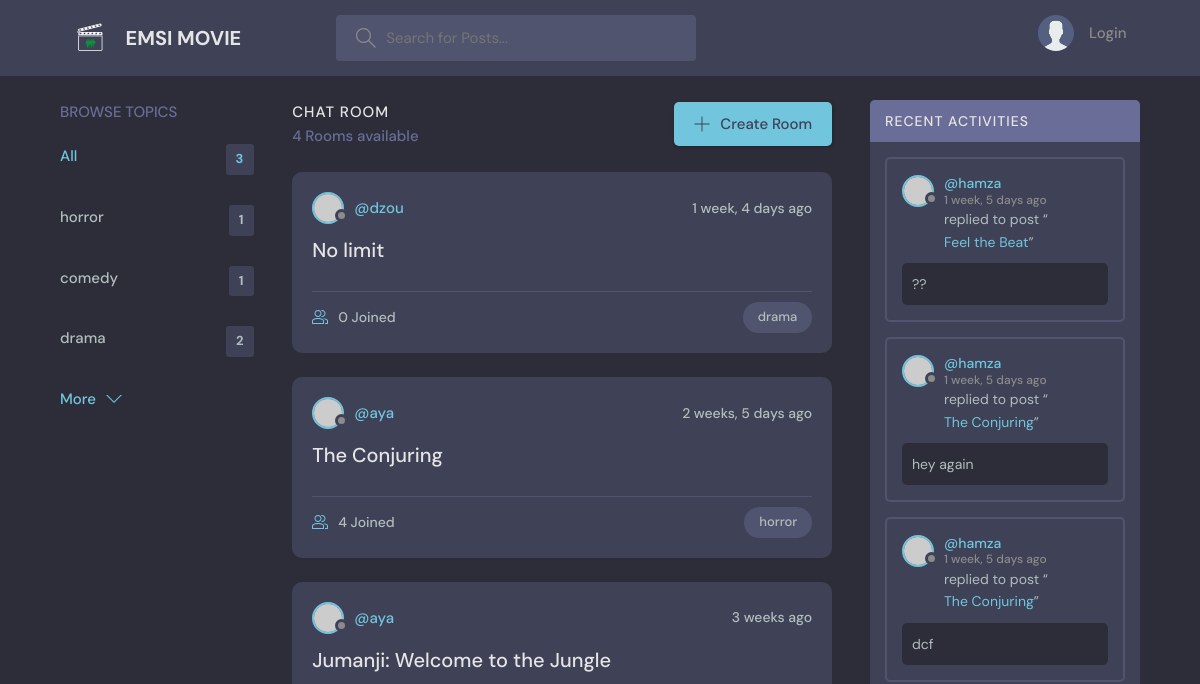
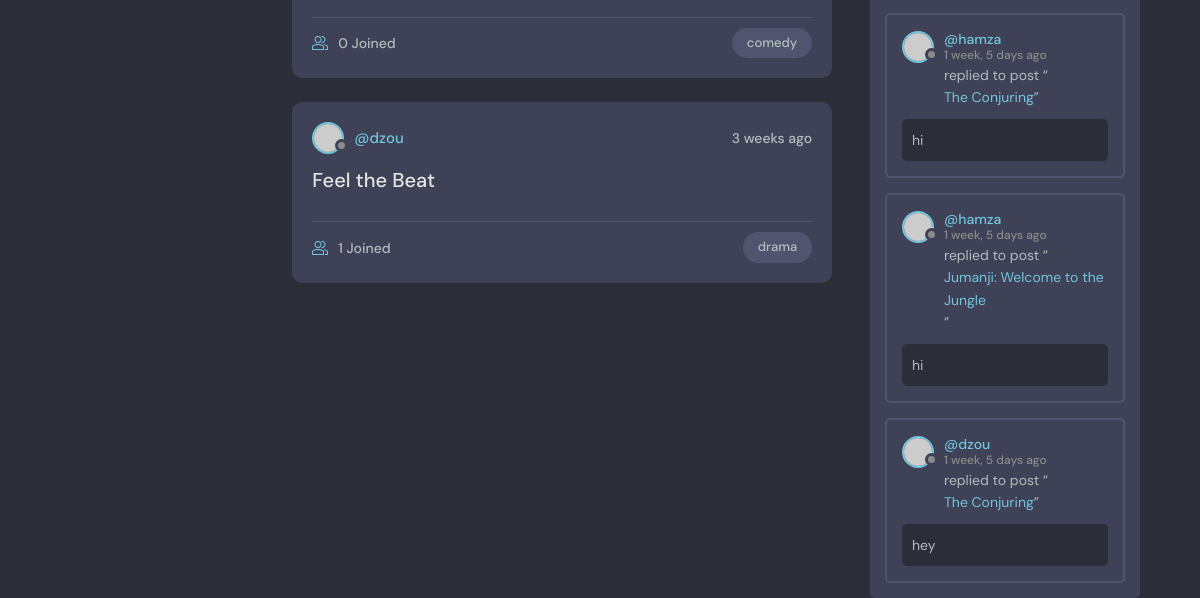
Before: / with the older database file (2 pictures, top to bottom).
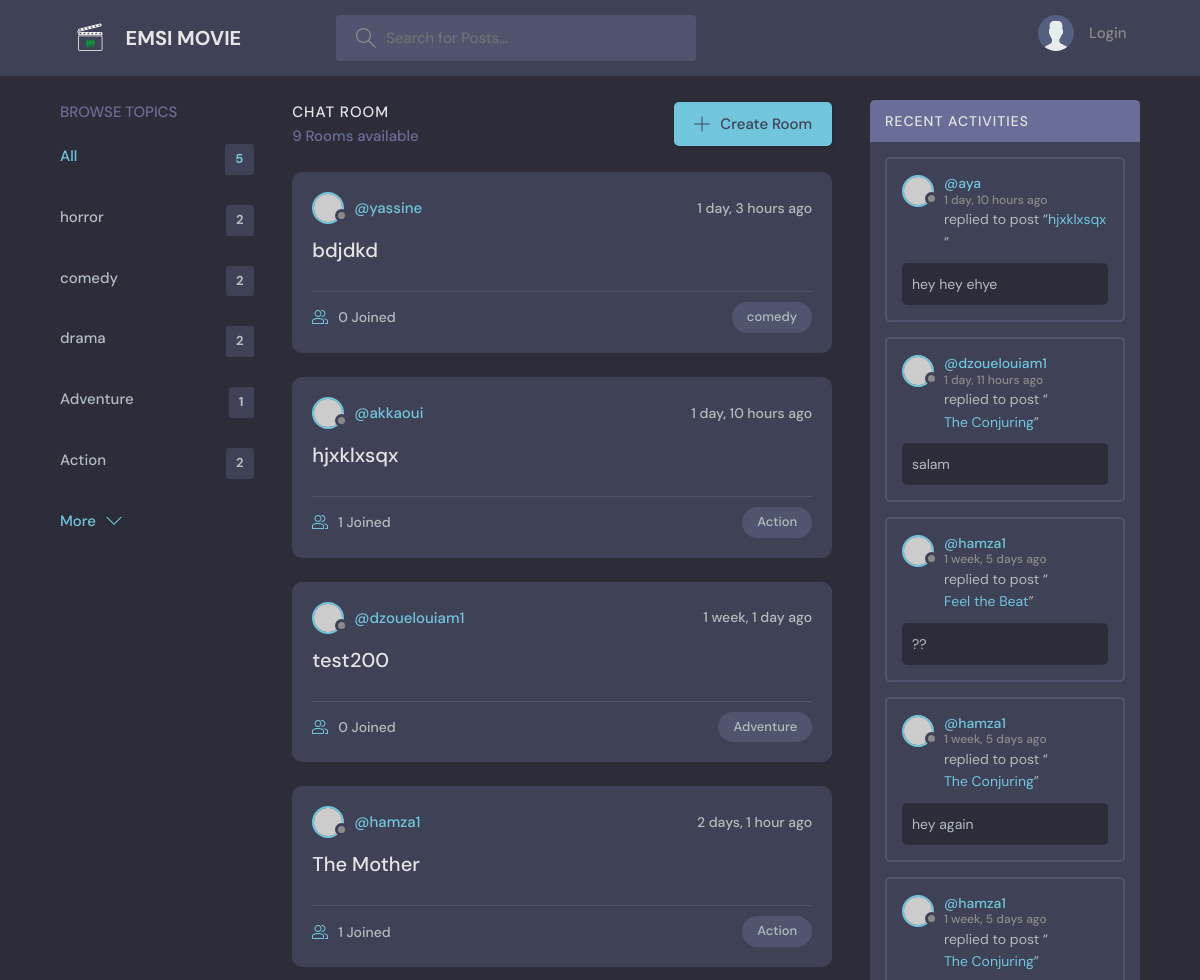
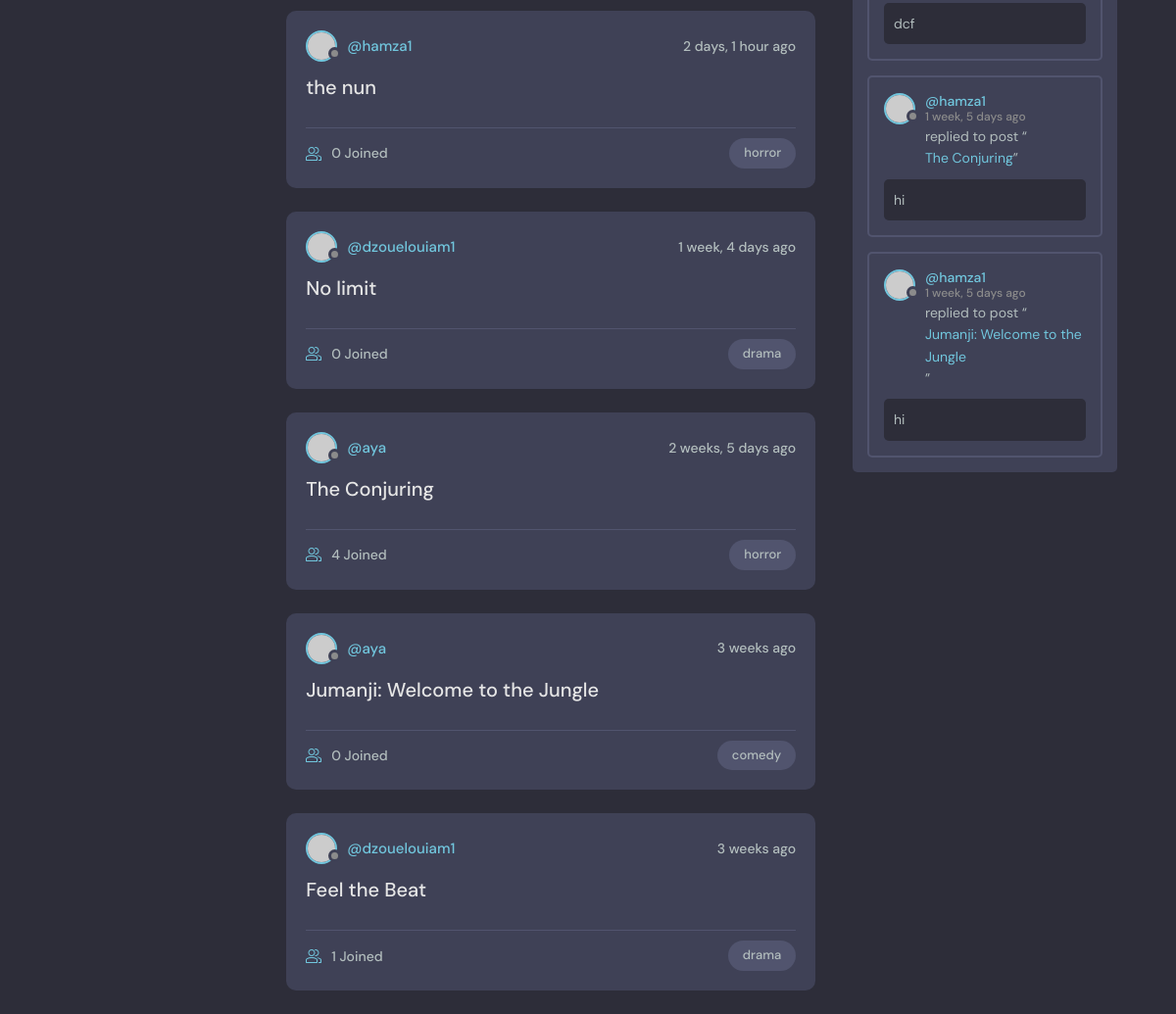
After: the same page with the newer database file (2 pictures, top to bottom).
### base/models.py (models this page shows, shortened)
class Topic(models.Model):
    name = models.CharField(max_length=200)

class Room(models.Model):
    host = models.ForeignKey(User, on_delete=models.SET_NULL, null=True)
    topic = models.ForeignKey(Topic, on_delete=models.SET_NULL, null=True)
    name = models.CharField(max_length=200)
    description = models.TextField(null=True, blank=True)
    participants =  models.ManyToManyField(
        User, related_name='participants', blank=True)
    updated = models.DateTimeField(auto_now=True)
    created = models.DateTimeField(auto_now_add=True)
    class Meta:
        ordering = [ '-updated', '-created'] #records will be sorted in descending order
    def __str__(self):
        return self.name

class Message(models.Model):
    user = models.ForeignKey(User, on_delete=models.CASCADE)
    room = models.ForeignKey(Room, on_delete=models.CASCADE) #models.SET_NULL
    body = models.TextField()
    updated = models.DateTimeField(auto_now=True)
    created = models.DateTimeField(auto_now_add=True)
    class Meta:
        ordering = [ '-updated', '-created']

### base/views.py (the view)
# urls.py: path('',views.home, name="home"),
def home(request):
    q = request.GET.get('q') if request.GET.get('q') != None else ''
    rooms = Room.objects.filter(
        Q(topic__name__icontains=q) |
        Q(name__icontains=q) |
        Q(description__icontains=q)
    )
    topics = Topic.objects.all()
    room_count = rooms.count()
    room_messages = Message.objects.filter(Q(room__topic__name__icontains=q))
    context = {'rooms': rooms, 'topics': topics,
    'room_count': room_count, 'room_messages': room_messages}
    return render(request, 'base/home.html',context )

### base/templates/base/home.html (shortened to what this page needs)
{% extends 'main.html' %} {% block content %}
<main class="layout layout--3">
  <div class="container">
    {% include 'base/topics_component.html'%}
    <div class="roomList">
      <div class="roomList__header">
        <div>
          <h2>Chat Room</h2>
          <p>{{room_count}} Rooms available</p>
        </div>
        <a class="btn btn--main" href="create-room">
          <svg
            version="1.1"
            xmlns="http://www.w3.org/2000/svg"
            width="32"
            height="32"
            viewBox="0 0 32 32"
          >
            <title>add</title>
            <path
              d="M16.943 0.943h-1.885v14.115h-14.115v1.885h14.115v14.115h1.885v-14.115h14.115v-1.885h-14.115v-14.115z"
            ></path>
          </svg>
          Create Room
        </a>
      </div>
      {% include 'base/feed_component.html' %}
    </div>
    {% include 'base/activity_component.html' %}
  </div>
</main>
{% endblock %}

### base/templates/base/topics_component.html
<div class="topics">
    <div class="topics__header">
      <h2>Browse Topics</h2>
    </div>
    <ul class="topics__list">
      <li>
        <a href="{% url 'home' %}" class="active">All <span>{{topics.count}}</span></a>
      </li>
        {% for topic in topics %}
      <li>
        <a href="{% url 'home' %}?q={{topic.name}}">{{topic.name}}<span>{{topic.room_set.all.count}}</span></a>
      </li>
      {% endfor %}
    </ul>
    <a class="btn btn--link" href="{% url 'topics' %}">
      More
      <svg version="1.1" xmlns="http://www.w3.org/2000/svg" width="32" height="32" viewBox="0 0 32 32">
        <title>chevron-down</title>
        <path d="M16 21l-13-13h-3l16 16 16-16h-3l-13 13z"></path>
      </svg>
    </a>
  </div>

### base/templates/base/feed_component.html (shortened to what this page needs)
{% for room in rooms %}
<div class="roomListRoom">
    <div class="roomListRoom__header">
      <a href="{% url 'user-profile' room.host.id %}" class="roomListRoom__author">
        <div class="avatar avatar--small">
          <img src="https://randomuser.me/api/portraits/women/11.jpg" />
        </div>
        <span>@{{room.host.username}}</span>
      </a>
      <div class="roomListRoom__actions">
        <span>{{room.created|timesince}} ago</span>
      </div>
    </div>
    <div class="roomListRoom__content">
      <a href="{% url 'room' room.id %}">{{room.name}}</a>
    </div>
    <div class="roomListRoom__meta">
      <a href="{% url 'room' room.id %}" class="roomListRoom__joined">
        {{room.participants.all.count}} Joined
      </a>
      <p class="roomListRoom__topic">{{room.topic.name}}</p>
    </div>
</div>
{% endfor %}

### base/templates/base/activity_component.html (shortened to what this page needs)
<div class="activities">
    <div class="activities__header">
      <h2>Recent Activities</h2>
    </div>
    {% for message in room_messages %}
    <div class="activities__box">
      <div class="activities__boxHeader roomListRoom__header">
        <a href="{% url 'user-profile' message.user.id %}" class="roomListRoom__author">
          <div class="avatar avatar--small">
            <img src="https://randomuser.me/api/portraits/women/11.jpg" />
          </div>
          <p>
            @{{message.user}}
            <span>{{message.created|timesince}} ago</span>
          </p>
        </a>
      </div>
      <div class="activities__boxContent">
        <p>replied to post “<a href="{% url 'room' message.room.id  %}">{{message.room}}</a>”</p>
        <div class="activities__boxRoomContent">
          {{message.body}}
        </div>
      </div>
    </div>
    {% endfor %}
  </div>

Changed rows visible on the page:
removed Message: user "dzou", created "1 week, 5 days", room "The Conjuring", body "hey"
computed for Topic "horror": room_set.all.count "1" → "2"
computed for Topic "comedy": room_set.all.count "1" → "2"
added Topic: name "Adventure", room_set.all.count "1"
added Topic: name "Action", room_set.all.count "2"
added Room: host.username "yassine", created "1 day, 3 hours", name "bdjdkd", participants.all.count "0", topic.name "comedy"
added Room: host.username "akkaoui", created "1 day, 10 hours", name "hjxklxsqx", participants.all.count "1", topic.name "Action"
added Room: host.username "dzouelouiam1", created "1 week, 1 day", name "test200", participants.all.count "0", topic.name "Adventure"
added Room: host.username "hamza1", created "2 days, 1 hour", name "The Mother", participants.all.count "1", topic.name "Action"
added Room: host.username "hamza1", created "2 days, 1 hour", name "the nun", participants.all.count "0", topic.name "horror"
changed Room "No limit": host.username "dzou" → "dzouelouiam1"
changed through a linked row, Room "Feel the Beat": host.username "dzou" → "dzouelouiam1"
added Message: user "aya", created "1 day, 10 hours", room "hjxklxsqx", body "hey hey ehye"
added Message: user "dzouelouiam1", created "1 day, 11 hours", room "The Conjuring", body "salam"
changed through a linked row, Message "Feel the Beat": user "hamza" → "hamza1"
changed through a linked row, Message "hey again": user "hamza" → "hamza1"
changed through a linked row, Message "dcf": user "hamza" → "hamza1"
changed through a linked row, Message (number 6 of 7 on the later page): user "hamza" → "hamza1"
changed through a linked row, Message "Jumanji: Welcome to the Jungle": user "hamza" → "hamza1"
Other visible differences:
{{ topics.count }}: "3" → "5"
{{ room_count }}: "4" → "9"
